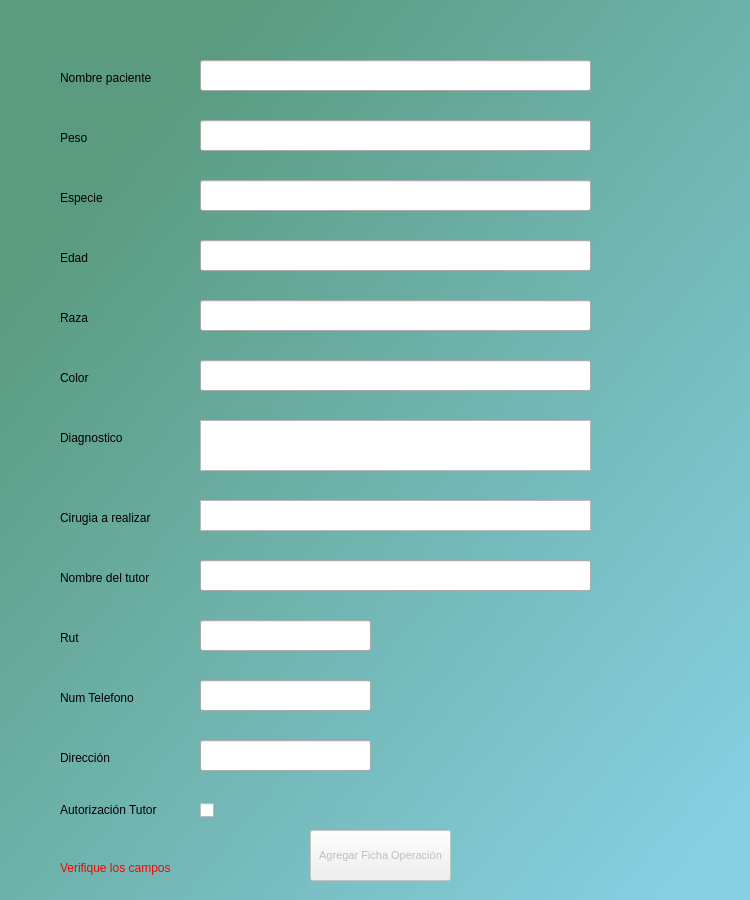
<?xml version="1.0" encoding="UTF-8"?>
<ui version="4.0">
 <class>MainWindow</class>
 <widget class="QMainWindow" name="MainWindow">
  <property name="geometry">
   <rect>
    <x>0</x>
    <y>0</y>
    <width>750</width>
    <height>900</height>
   </rect>
  </property>
  <property name="minimumSize">
   <size>
    <width>750</width>
    <height>900</height>
   </size>
  </property>
  <property name="maximumSize">
   <size>
    <width>750</width>
    <height>900</height>
   </size>
  </property>
  <property name="windowTitle">
   <string>MainWindow</string>
  </property>
  <property name="styleSheet">
   <string notr="true">QWidget#centralwidget{
background-color: qlineargradient(spread:pad, x1:0, y1:0, x2:1, y2:1, stop:0.176136 rgba(91, 156, 129, 255), stop:0.943182 rgba(135, 207, 227, 255));}</string>
  </property>
  <widget class="QWidget" name="centralwidget">
   <widget class="QLabel" name="label">
    <property name="geometry">
     <rect>
      <x>60</x>
      <y>60</y>
      <width>120</width>
      <height>35</height>
     </rect>
    </property>
    <property name="text">
     <string>Nombre paciente</string>
    </property>
   </widget>
   <widget class="QLabel" name="label_2">
    <property name="geometry">
     <rect>
      <x>60</x>
      <y>120</y>
      <width>120</width>
      <height>35</height>
     </rect>
    </property>
    <property name="text">
     <string>Peso</string>
    </property>
   </widget>
   <widget class="QLabel" name="label_4">
    <property name="geometry">
     <rect>
      <x>60</x>
      <y>180</y>
      <width>120</width>
      <height>35</height>
     </rect>
    </property>
    <property name="text">
     <string>Especie</string>
    </property>
   </widget>
   <widget class="QLabel" name="label_5">
    <property name="geometry">
     <rect>
      <x>60</x>
      <y>240</y>
      <width>120</width>
      <height>35</height>
     </rect>
    </property>
    <property name="text">
     <string>Edad</string>
    </property>
   </widget>
   <widget class="QLabel" name="label_6">
    <property name="geometry">
     <rect>
      <x>60</x>
      <y>360</y>
      <width>120</width>
      <height>35</height>
     </rect>
    </property>
    <property name="text">
     <string>Color</string>
    </property>
   </widget>
   <widget class="QLabel" name="label_7">
    <property name="geometry">
     <rect>
      <x>60</x>
      <y>300</y>
      <width>120</width>
      <height>35</height>
     </rect>
    </property>
    <property name="text">
     <string>Raza</string>
    </property>
   </widget>
   <widget class="QLabel" name="label_8">
    <property name="geometry">
     <rect>
      <x>60</x>
      <y>420</y>
      <width>120</width>
      <height>35</height>
     </rect>
    </property>
    <property name="text">
     <string>Diagnostico</string>
    </property>
   </widget>
   <widget class="QLabel" name="label_9">
    <property name="geometry">
     <rect>
      <x>60</x>
      <y>500</y>
      <width>120</width>
      <height>35</height>
     </rect>
    </property>
    <property name="text">
     <string>Cirugia a realizar</string>
    </property>
   </widget>
   <widget class="QLabel" name="label_10">
    <property name="geometry">
     <rect>
      <x>60</x>
      <y>792</y>
      <width>120</width>
      <height>35</height>
     </rect>
    </property>
    <property name="text">
     <string>Autorización Tutor</string>
    </property>
   </widget>
   <widget class="QLineEdit" name="inputNombrePaciente">
    <property name="geometry">
     <rect>
      <x>200</x>
      <y>60</y>
      <width>391</width>
      <height>31</height>
     </rect>
    </property>
    <property name="font">
     <font>
      <pointsize>9</pointsize>
     </font>
    </property>
   </widget>
   <widget class="QLineEdit" name="inputPeso">
    <property name="geometry">
     <rect>
      <x>200</x>
      <y>120</y>
      <width>391</width>
      <height>31</height>
     </rect>
    </property>
    <property name="font">
     <font>
      <pointsize>9</pointsize>
     </font>
    </property>
   </widget>
   <widget class="QLineEdit" name="inputRaza">
    <property name="geometry">
     <rect>
      <x>200</x>
      <y>300</y>
      <width>391</width>
      <height>31</height>
     </rect>
    </property>
    <property name="font">
     <font>
      <pointsize>9</pointsize>
     </font>
    </property>
   </widget>
   <widget class="QLineEdit" name="inputColor">
    <property name="geometry">
     <rect>
      <x>200</x>
      <y>360</y>
      <width>391</width>
      <height>31</height>
     </rect>
    </property>
    <property name="font">
     <font>
      <pointsize>9</pointsize>
     </font>
    </property>
   </widget>
   <widget class="QPushButton" name="botonAgregarFCirugia">
    <property name="enabled">
     <bool>false</bool>
    </property>
    <property name="geometry">
     <rect>
      <x>310</x>
      <y>830</y>
      <width>141</width>
      <height>51</height>
     </rect>
    </property>
    <property name="sizePolicy">
     <sizepolicy hsizetype="Preferred" vsizetype="Fixed">
      <horstretch>0</horstretch>
      <verstretch>0</verstretch>
     </sizepolicy>
    </property>
    <property name="baseSize">
     <size>
      <width>0</width>
      <height>0</height>
     </size>
    </property>
    <property name="font">
     <font>
      <pointsize>8</pointsize>
      <italic>false</italic>
      <underline>false</underline>
      <strikeout>false</strikeout>
      <stylestrategy>PreferDefault</stylestrategy>
     </font>
    </property>
    <property name="focusPolicy">
     <enum>Qt::StrongFocus</enum>
    </property>
    <property name="acceptDrops">
     <bool>false</bool>
    </property>
    <property name="toolTip">
     <string/>
    </property>
    <property name="text">
     <string>Agregar Ficha Operación</string>
    </property>
    <property name="iconSize">
     <size>
      <width>16</width>
      <height>16</height>
     </size>
    </property>
   </widget>
   <widget class="QCheckBox" name="checkAuth">
    <property name="geometry">
     <rect>
      <x>200</x>
      <y>800</y>
      <width>75</width>
      <height>21</height>
     </rect>
    </property>
    <property name="text">
     <string/>
    </property>
    <property name="tristate">
     <bool>false</bool>
    </property>
   </widget>
   <widget class="QLineEdit" name="inputEspecie">
    <property name="geometry">
     <rect>
      <x>200</x>
      <y>180</y>
      <width>391</width>
      <height>31</height>
     </rect>
    </property>
    <property name="font">
     <font>
      <pointsize>9</pointsize>
     </font>
    </property>
   </widget>
   <widget class="QLineEdit" name="inputEdad">
    <property name="geometry">
     <rect>
      <x>200</x>
      <y>240</y>
      <width>391</width>
      <height>31</height>
     </rect>
    </property>
    <property name="font">
     <font>
      <pointsize>9</pointsize>
     </font>
    </property>
   </widget>
   <widget class="QPlainTextEdit" name="inputDiagnostico">
    <property name="geometry">
     <rect>
      <x>200</x>
      <y>420</y>
      <width>391</width>
      <height>51</height>
     </rect>
    </property>
    <property name="font">
     <font>
      <pointsize>9</pointsize>
     </font>
    </property>
   </widget>
   <widget class="QPlainTextEdit" name="inputCirugia">
    <property name="geometry">
     <rect>
      <x>200</x>
      <y>500</y>
      <width>391</width>
      <height>31</height>
     </rect>
    </property>
    <property name="font">
     <font>
      <pointsize>9</pointsize>
     </font>
    </property>
   </widget>
   <widget class="QLabel" name="label_11">
    <property name="geometry">
     <rect>
      <x>60</x>
      <y>560</y>
      <width>120</width>
      <height>35</height>
     </rect>
    </property>
    <property name="text">
     <string>Nombre del tutor</string>
    </property>
   </widget>
   <widget class="QLineEdit" name="inputNomTutor">
    <property name="geometry">
     <rect>
      <x>200</x>
      <y>560</y>
      <width>391</width>
      <height>31</height>
     </rect>
    </property>
   </widget>
   <widget class="QLabel" name="label_12">
    <property name="geometry">
     <rect>
      <x>60</x>
      <y>620</y>
      <width>120</width>
      <height>35</height>
     </rect>
    </property>
    <property name="text">
     <string>Rut</string>
    </property>
   </widget>
   <widget class="QLineEdit" name="inputRut">
    <property name="geometry">
     <rect>
      <x>200</x>
      <y>620</y>
      <width>171</width>
      <height>31</height>
     </rect>
    </property>
   </widget>
   <widget class="QLabel" name="label_13">
    <property name="geometry">
     <rect>
      <x>60</x>
      <y>680</y>
      <width>120</width>
      <height>35</height>
     </rect>
    </property>
    <property name="text">
     <string>Num Telefono</string>
    </property>
   </widget>
   <widget class="QLineEdit" name="inputNumTelefono">
    <property name="geometry">
     <rect>
      <x>200</x>
      <y>680</y>
      <width>171</width>
      <height>31</height>
     </rect>
    </property>
   </widget>
   <widget class="QLabel" name="label_14">
    <property name="geometry">
     <rect>
      <x>60</x>
      <y>740</y>
      <width>120</width>
      <height>35</height>
     </rect>
    </property>
    <property name="text">
     <string>Dirección</string>
    </property>
   </widget>
   <widget class="QLineEdit" name="inputDireccion">
    <property name="geometry">
     <rect>
      <x>200</x>
      <y>740</y>
      <width>171</width>
      <height>31</height>
     </rect>
    </property>
   </widget>
   <widget class="QLabel" name="mensajeDeError">
    <property name="geometry">
     <rect>
      <x>60</x>
      <y>850</y>
      <width>120</width>
      <height>35</height>
     </rect>
    </property>
    <property name="visible">
     <bool>false</bool>
    </property>
    <property name="styleSheet">
     <string notr="true">color: rgb(255, 0, 0);</string>
    </property>
    <property name="text">
     <string>Verifique los campos</string>
    </property>
   </widget>
   <widget class="QWidget" name="contenedorBotonOperacion" native="true">
    <property name="geometry">
     <rect>
      <x>310</x>
      <y>830</y>
      <width>141</width>
      <height>51</height>
     </rect>
    </property>
   </widget>
  </widget>
 </widget>
 <resources/>
 <connections/>
</ui>
